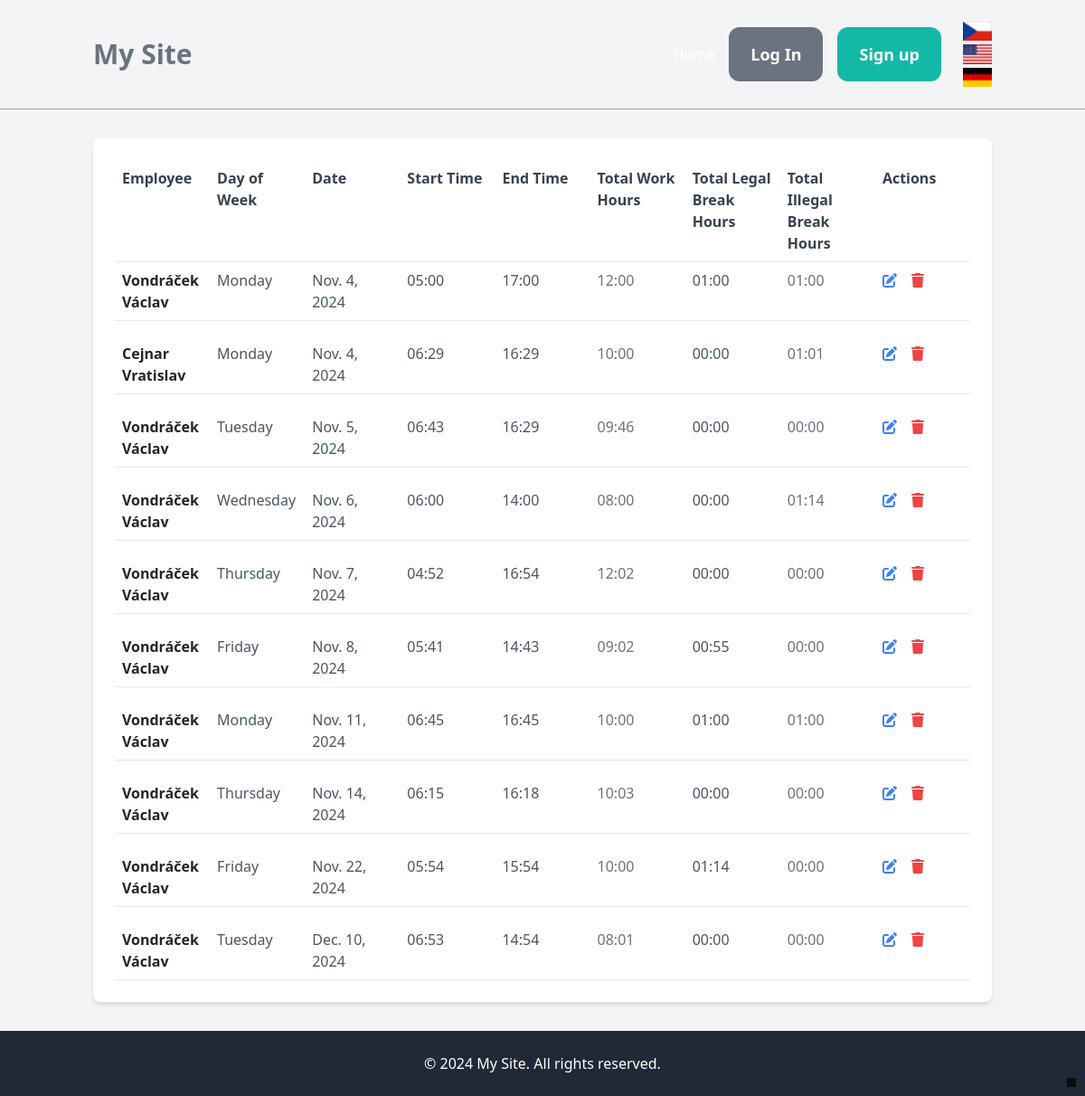
The page /en/eval/workdays-list/ on the database its author committed.
### eval/models.py (models this page shows, shortened)
class WorkDay(models.Model):
    employee = models.ForeignKey(
        Person,  # Předpokládám, že máte model Person
        on_delete=models.CASCADE,
        verbose_name=_("Employee")
    )
    date = models.DateField(verbose_name=_("Date"))
    start_time = models.TimeField(
        verbose_name=_("Start Time"),
        null=True,
        blank=True,
        help_text=_("Time when the employee started work.")
    )
    end_time = models.TimeField(
        verbose_name=_("End Time"),
        null=True,
        blank=True,
        help_text=_("Time when the employee finished work.")
    )
    total_work_hours = models.DurationField(
        verbose_name=_("Total Work Hours"),
        help_text=_("Total work hours including breaks and working time.")
    )
    total_legal_break = models.DurationField(
        verbose_name=_("Total Legal Break Hours"),
        default=timedelta(),
        help_text=_("Total time for legal breaks.")
    )
    total_illegal_break = models.DurationField(
        verbose_name=_("Total Illegal Break Hours"),
        default=timedelta(),
        help_text=_("Total time for unauthorized breaks.")
    )
    assigned_hours = models.DurationField(
        verbose_name=_("Assigned Hours"),
        default=timedelta(),
        help_text=_("Total time for assigned hours.")
    )
    class Meta:
        unique_together = ('employee', 'date')
        verbose_name = _("Work Day")
        verbose_name_plural = _("Work Days")

### agent/models.py (models this page shows, shortened)
class Person(models.Model):
    class Meta:
        verbose_name = _("Person")
        verbose_name_plural = _("Persons")
    TITLE_BEFORE_CHOICES = [
        ('Bc.', _('Bc.')),
        ('BcA.', _('BcA.')),
        ('RNDr.', _('RNDr.')),
        ('MUDr.', _('MUDr.')),
        ('JUDr.', _('JUDr.')),
        ('PhDr.', _('PhDr.')),
        ('Ing.', _('Ing.')),
        ('Mgr..', _('Mgr.')),
    ]
    TITLE_AFTER_CHOICES = [
        ('DiS.', _('DiS.')),
        ('MBA', _('MBA')),
        ('LL.M.', _('LL.M.')),
        ('CSc.', _('CSc.')),
        ('DrSc.', _('DrSc.')),
        ('Ph.D.', _('Ph.D.')),
    ]
    ROLE_CHOICES = [
        (1, _('Employee')),
        (2, _('Guest')),
        (3, _('Contractor')),
        (4, _('Supplier')),
        (5, _('Customer')),
        (6, _('Other')),
    ]
    unique_id = models.CharField(max_length=20, unique=True, editable=False)
    display_name = models.CharField(max_length=25, default="Alias", verbose_name=_("Alias"))
    first_name = models.CharField(max_length=25, default="Nomen", verbose_name=_("First Name"))
    last_name = models.CharField(max_length=25, default="Omen", verbose_name=_("Last Name"))
    organization = models.CharField(max_length=100, verbose_name=_("Organization"))
    role = models.IntegerField(choices=ROLE_CHOICES, default=6, verbose_name=_("Role"))
    title_before = models.CharField(max_length=10, choices=TITLE_BEFORE_CHOICES, blank=True, verbose_name=_("Title Before"))
    title_after = models.CharField(max_length=10, choices=TITLE_AFTER_CHOICES, blank=True, verbose_name=_("Title After"))

### eval/views.py (the view)
# urls.py: path('workdays-list/', workdays_list, name='workdays_list'),
def workdays_list(request):
    employees = Person.objects.filter(workday__isnull=False).distinct()
    employee_unique_id = request.GET.get('employee')
    workday_date = request.GET.get('workday_date')  # Datum pracovního dne
    workdays = WorkDay.objects.all()
    if employee_unique_id:
        workdays = workdays.filter(employee__unique_id=employee_unique_id)
    if workday_date:
        parsed_date = parse_date(workday_date)
        if parsed_date:
            workdays = workdays.filter(date=parsed_date)
    workdays = workdays.order_by('date')  # Použijte '-' pro sestupné řazení
    return render(request, 'eval/workdays_list.html', {
        'workdays': workdays,
        'employees': employees,
        'title': _("Work Days List"),
    })

### eval/templatetags/custom_filters.py (called while the page is built)
@register.filter
def format_timedelta(value):
    if isinstance(value, timedelta):
        total_seconds = value.total_seconds()
        total_hours = total_seconds // 3600
        minutes = (total_seconds % 3600) // 60
        if total_hours >= 100:
            return f"{int(total_hours):03}:{int(minutes):02}"
        else:
            return f"{int(total_hours):02}:{int(minutes):02}"
    return value

### eval/templates/eval/workdays_list.html (shortened to what this page needs)
{% extends 'core/base.html' %}
{% load i18n %}
{% block content %}
{% load custom_filters %}
<div class="bg-white shadow-md rounded-lg p-6">
    <div class="grid grid-cols-9 gap-4 p-2 border-b font-semibold text-gray-700">
        <span class="text-left">{% trans "Employee" %}</span>
        <span>{% trans "Day of Week" %}</span>
        <span>{% trans "Date" %}</span>
        <span>{% trans "Start Time" %}</span>
        <span>{% trans "End Time" %}</span>
        <span>{% trans "Total Work Hours" %}</span>
        <span>{% trans "Total Legal Break Hours" %}</span>
        <span>{% trans "Total Illegal Break Hours" %}</span>
        <span>{% trans "Actions" %}</span>
    </div>
    <ul class="space-y-4">
        {% for workday in workdays %}
        <li class="p-2 border-b hover:bg-gray-100">
            <div class="grid grid-cols-9 gap-4">
                <span class="font-semibold text-left">{{ workday.employee.last_name }} {{ workday.employee.first_name }}</span>
                <span class="text-gray-600">{{ workday.date|date:"l" }}</span>
                <span class="text-gray-600">{{ workday.date }}</span>
                <span class="text-gray-600">{{ workday.start_time|date:"H:i" }}</span>
                <span class="text-gray-600">{{ workday.end_time|date:"H:i" }}</span>
                <span class="text-gray-500">{{ workday.total_work_hours|format_timedelta }}</span>
                <span class="text-gray-600">{{ workday.total_legal_break|format_timedelta }}</span>
                <span class="text-gray-500">{{ workday.total_illegal_break|format_timedelta }}</span>
                <div class="flex space-x-4">
                    <a href="{% url 'order:workday_assignments' workday.employee.id workday.date %}" class="text-blue-500 hover:text-blue-700">
                        <i class="fas fa-edit"></i>
                    </a>
                    <form id="delete-form-{{ workday.id }}" method="post" class="text-red-500">
                        <button type="button" class="hover:text-red-700" onclick="confirmDelete({{ workday.id }})">
                            <i class="fas fa-trash"></i>
                        </button>
                    </form>
                </div>
            </div>
        </li>
        {% empty %}
        <li class="p-4 text-center text-gray-500">{% trans "No workdays found." %}</li>
        {% endfor %}
    </ul>
</div>
{% if debug %}
        <div style="position: fixed; bottom: 10px; right: 10px; background-color: rgba(0, 0, 0, 0.7); color: white; padding: 5px;">
        </div>
    {% endif %}
{% endblock %}

### core/templates/core/base.html (shortened to what this page needs)
<!DOCTYPE html>
{% load i18n %}
{% load static %}
<html lang="en">
<head>
    <link href="{% static 'css/bootstrap.min.css' %}" rel="stylesheet">
    <link href="https://cdnjs.cloudflare.com/ajax/libs/font-awesome/6.0.0-beta3/css/all.min.css" rel="stylesheet">
    <script src="https://cdn.tailwindcss.com"></script>
</head>
<body class="bg-gray-100 font-sans leading-normal tracking-normal">
   <nav class="py-6 px-6 flex justify-between items-center border-b border-gray-400">
    <div class="container mx-auto flex justify-between items-center">
        <a href="/" class="text-gray-500 text-3xl font-bold">{% trans "My Site" %}</a>
        <div class="flex items-center space-x-4">
            <a href="{% url 'core:index' %}" class="text-white">{% trans "Home" %}</a>
            {% if user.is_authenticated %}
                <a href="{% url 'agent:persons_list' %}" class="px-6 py-3 text-lg font-semibold bg-yellow-500 text-white rounded-xl hover:bg-yellow-700">{% trans "Attandance" %}</a>
                <a href="{% url 'eval:workdays_list' %}" class="px-6 py-3 text-lg font-semibold bg-green-500 text-white rounded-xl hover:bg-green-700">{% trans "Work Days" %}</a>
                <a href="{% url 'agent:persons_list' %}" class="px-6 py-3 text-lg font-semibold bg-purple-500 text-white rounded-xl hover:bg-purple-700">{% trans "Projects" %}</a>
                <a href="{% url 'reader_i18n:events_list' %}" class="px-6 py-3 text-lg font-semibold bg-blue-500 text-white rounded-xl hover:bg-blue-700">{% trans "Event list" %}</a>
                <a href="{% url 'core:logout' %}" class="px-6 py-3 text-lg font-semibold bg-teal-500 text-white rounded-xl hover:bg-teal-700">{% trans "Logout" %}</a>
            {% else %}
                <a href="{% url 'core:login' %}" class="px-6 py-3 text-lg font-semibold bg-gray-500 text-white rounded-xl hover:bg-gray-700">{% trans "Log In" %}</a>
                <a href="{% url 'core:signup' %}" class="px-6 py-3 text-lg font-semibold bg-teal-500 text-white rounded-xl hover:bg-teal-700">{% trans "Sign up" %}</a>
            {% endif %}
            <div class="flex flex-col items-center ml-4">
                <a href="{% url 'core:switch_language' 'cs' %}" class="mb-1"><img src="{% static 'flags/cs.png' %}" alt="Čeština" class="w-8 h-auto"></a>
                <a href="{% url 'core:switch_language' 'en' %}" class="mb-1"><img src="{% static 'flags/en.png' %}" alt="English" class="w-8 h-auto"></a>
                {% if True %}
                    <a href="{% url 'core:switch_language' 'de' %}"><img src="{% static 'flags/de.png' %}" alt="Deutsch" class="w-8 h-auto"></a>
                {% endif %}
            </div>
        </div>
    </div>
</nav>
    <div class="container mx-auto py-8">
        {% block content %}{% endblock %}
    </div>
    <footer class="bg-gray-800 p-6 text-white">
        <div class="container mx-auto text-center">
            <p>&copy; 2024 My Site. All rights reserved.</p>
        </div>
    </footer>
</body>
</html>

### rows shown on the page
WorkDay: employee.last_name "Vondráček", employee.first_name "Václav", date "Monday", date "Nov. 4, 2024", start_time "05:00", end_time "17:00", total_work_hours "12:00", total_legal_break "01:00", total_illegal_break "01:00"
WorkDay: employee.last_name "Cejnar", employee.first_name "Vratislav", date "Monday", date "Nov. 4, 2024", start_time "06:29", end_time "16:29", total_work_hours "10:00", total_legal_break "00:00", total_illegal_break "01:01"
WorkDay: employee.last_name "Vondráček", employee.first_name "Václav", date "Tuesday", date "Nov. 5, 2024", start_time "06:43", end_time "16:29", total_work_hours "09:46", total_legal_break "00:00", total_illegal_break "00:00"
WorkDay: employee.last_name "Vondráček", employee.first_name "Václav", date "Wednesday", date "Nov. 6, 2024", start_time "06:00", end_time "14:00", total_work_hours "08:00", total_legal_break "00:00", total_illegal_break "01:14"
WorkDay: employee.last_name "Vondráček", employee.first_name "Václav", date "Thursday", date "Nov. 7, 2024", start_time "04:52", end_time "16:54", total_work_hours "12:02", total_legal_break "00:00", total_illegal_break "00:00"
WorkDay: employee.last_name "Vondráček", employee.first_name "Václav", date "Friday", date "Nov. 8, 2024", start_time "05:41", end_time "14:43", total_work_hours "09:02", total_legal_break "00:55", total_illegal_break "00:00"
WorkDay: employee.last_name "Vondráček", employee.first_name "Václav", date "Monday", date "Nov. 11, 2024", start_time "06:45", end_time "16:45", total_work_hours "10:00", total_legal_break "01:00", total_illegal_break "01:00"
WorkDay: employee.last_name "Vondráček", employee.first_name "Václav", date "Thursday", date "Nov. 14, 2024", start_time "06:15", end_time "16:18", total_work_hours "10:03", total_legal_break "00:00", total_illegal_break "00:00"
WorkDay: employee.last_name "Vondráček", employee.first_name "Václav", date "Friday", date "Nov. 22, 2024", start_time "05:54", end_time "15:54", total_work_hours "10:00", total_legal_break "01:14", total_illegal_break "00:00"
WorkDay: employee.last_name "Vondráček", employee.first_name "Václav", date "Tuesday", date "Dec. 10, 2024", start_time "06:53", end_time "14:54", total_work_hours "08:01", total_legal_break "00:00", total_illegal_break "00:00"
